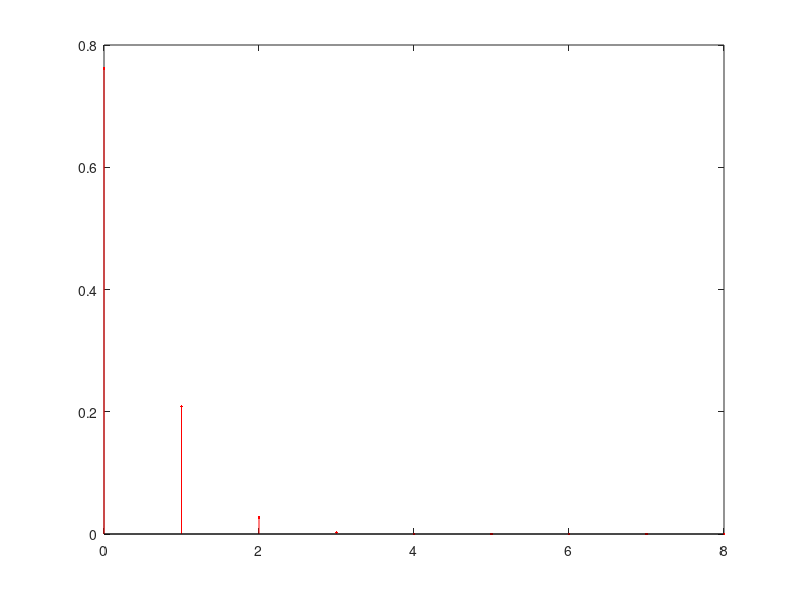

Write MATLAB code to recreate this figure.
%% 2.3 Section for evaluation
% Consider a toy manufacturing company producing a given toy. The toy is composed 
% by two components (1 and 2) that are produced separately and then are assembled 
% together. At the end, the toys are packed for commercialization in boxes of 
% n toys each. The manufacturing process of Component 1 produces p1 = 0.2% of 
% defective components. The manufacturing process of Component 2 produces p2 = 
% 0.5% of defective components. A toy is defective if at least one of its components 
% is defective. The assembly process produces pa = 1% of defective toys (even 
% when none of the 2 components is defective).
% 1. (Evaluation weight = 20%) Consider the event “A – a box of toys has at least 1 defective toy”.
% (a) Estimate by simulation the probability of event A when n = 8 toys.

N=1e5;                                                  % numero de experiencias
n = 8;                                                  % numero de brinquedos por caixa
experiencias = rand(n,N);                               % fabrico de peças p1
p1  = experiencias < 0.002;                             % peças p1 com defeito
experiencias = rand(n,N);                               % fabrico de peças p2
p2  = experiencias < 0.005;                             % peças p2 com defeito
experiencias = rand(n,N);                               % processo de montagem pa
pa  = experiencias < 0.01;                              % defeitos na montagem pa com defeito
ndefeitos = p1 + p2 + pa;                               % numero de defeitos por brinquedo
defeitos = ndefeitos > 0;                               % brinquedos com defeito
nbrinquedos = sum(defeitos);                            % numero de brinquedos com defeito por caixa
caixas = nbrinquedos >=1;                               % soma das caixas com pelo menos um brinquedo com defeito
probA= sum(caixas)/N                                    % calculo da probabilidade do acontecimento A
% (b) Estimate by simulation the average number of toys that are defective only due to the assembly process when event A occurs and n = 8 toys.

medias = 0;                                             % definir média para somar médias e veer valor médio das experiencias
counter = 0;                                            % definir counter para contar caixas com pelo menos 1 defeito
N=1e5;                                                  % numero de experiencias
n = 8;                                                  % numero de brinquedos por caixa
experiencias = rand(n,N);                               % fabrico de peças p1
p1  = experiencias < 0.002;                             % peças p1 com defeito
experiencias = rand(n,N);                               % fabrico de peças p2
p2  = experiencias < 0.005;                             % peças p2 com defeito
experiencias = rand(n,N);                               % processo de montagem pa
pa  = experiencias < 0.01;                              % defeitos na montagem pa com defeito
ndefeitos = p1 + p2 + pa;                               % numero de defeitos por brinquedo
defeitos = ndefeitos > 0;                               % brinquedos com defeito  
todosdef = sum(defeitos);                               % soma de todos os brinquedos defeitoosos por caixa 
mdefeitos = (p1+p2)>0;                                  % calculo de defeitos provocados por peças 
mdefeitos = (mdefeitos ~= pa) & pa;                     % calculo de defeitos provocados só por montagem
nmdefeitos = sum(mdefeitos);                            % numero de brinquedos com o defeito só de montagem
for d = 1:N                                             % for para iteração das matrizes
    if(todosdef(d) ~=0)                                 % verificação se existe pelo menos 1 brinquedo com defeito por caixa
        medias= medias + nmdefeitos(d)/todosdef(d);     % soma das médias de brinquedos defeitoosos devido a montagem em comparação aos defeitos totais por caixa
        counter = counter + 1;                          % contador de casos com pelo menos um defeito por caixa
    end                                                 % 
end                                                     %
result = medias/counter                                 % média final das médias obtidas
% 2. (Evaluation weight = 30%) Consider the event “B – a box of toys has no defective toys”.
% (a) Estimate by simulation the probability of event B when n = 8 toys. 

N=1e5;                                                  % numero de experiencias
n = 8;                                                  % numero de brinquedos por caixa
experiencias = rand(n,N);                               % fabrico de peças p1
p1  = experiencias < 0.002;                             % peças p1 com defeito
experiencias = rand(n,N);                               % fabrico de peças p2
p2  = experiencias < 0.005;                             % peças p2 com defeito
experiencias = rand(n,N);                               % processo de montagem pa
pa  = experiencias < 0.01;                              % defeitos na montagem pa com defeito
ndefeitos = p1 + p2 + pa;                               % numero de defeitos por brinquedo
defeitos = ndefeitos > 0;                               % brinquedos com defeito
nbrinquedos = sum(defeitos);                            % numero de brinquedos com defeito
caixas = nbrinquedos ==0;                               % soma das caixas com nenhum brinquedo com nenhum defeito
probB= sum(caixas)/N                                    % calculo da probabilidade do acontecimento B
% Check the consistency of this result with the one obtained in question 1(a).

vrfy = probB + probA                                    % verificação se os valores da probA e probB são compativeis
% (b) Determine the theoretical value of the probability of event B and compare it with the value estimated by simulation in question 2(a). 

X = 8;                                                  % (numero de sucessos em n experiências) numero de vezes que um acontecimento A ocorre em
n = 8;                                                  % n experiências de Bernoulli
k = X;                                                  % Pr(X=k)
p1 = 0.002;                                             % probabilidade das peças p1 terem defeito
p2 = 0.005;                                             % probabilidade das peças p2 terem defeito
pa = 0.01;                                              % probabilidade da montagem ter defeito
p = ((1-p1)*(1-p2)*(1-pa));                             % probabilidade do brinquedo não ter defeito, devido a ser sem defeito quer-se-á a probabilidade ~p1 e ~p2 e ~pa, sendo estes acontecimentos independentes tem-se então k a probabilidade destes acontecimentos acontecerem é igual à multiplicação destes 
probtheo = nchoosek(n,k)*p^k*(1-p)^(n-k)                % probabilidade teórica = nchoosek(n,k)*p^k*(1-p)^(n-k) em que nchoosek(n,k)= n!/(n-k)!/k!
% What do you conclude?

probB   
probtheo
%% 
% Pode-se concluir assim que as probabilidades obtidas por simulação e teoricamente 
% são bastante próximas
%% Teoricamente:
% (c) Make the necessary simulations to draw a plot graph of the probability of event B as a function of the box capacity n. Consider all values of n from 2 to 20. 

y = (2:20);                                              % probabilidade do acontecimento B em função da capacidade da caixa
p1 = 0.002;                                              % probabilidade das peças p1 terem defeito
p2 = 0.005;                                              % probabilidade das peças p2 terem defeito
pa = 0.01;                                               % probabilidade da montagem ter defeito
for k =  2:20                                            % (numero de sucessos em n experiências) numero de vezes que um acontecimento A ocorre em n experiências de Bernoulli de 2 a 20
    n =  k;                                              % n experiências de Bernoulli
    p = ((1-p1)*(1-p2)*(1-pa));                          % probabilidade do brinquedo não ter defeito, devido a ser sem defeito quer-se-á a probabilidade ~p1 e ~p2 e ~pa, sendo estes acontecimentos independentes tem-se então k a probabilidade destes acontecimentos acontecerem é igual à multiplicação destes 
    y(k-1) = nchoosek(n,k)*p^k*(1-p)^(n-k);              % y = probabilidade teórica = nchoosek(n,k)*p^k*(1-p)^(n-k) em que nchoosek(n,k)= n!/(n-k)!/k!
end
hold on;
plot(2:20,y,"r.-");
plot(2:20,ones(19)*0.9,"k--");
xlabel ("Capacidade da caixa");
ylabel ("Probabilidade de B");
legend ("Probabilidade de B como funçãos da capacidade da caixa n","Probabilidade de 90%");
% Describe and justify the obtained results.
% 
% (d) Analysing the plot drawn in the previous question 2(c), what must be the maximum box capacity if the company wants to guarantee that the probability of each box having no defective toys is at least 90%? 

plot(6,0.9,'b*');
text(6,0.9,"Probabilidade de 90% dos brinquedos não terem defeito")
hold off;
%% Por simulação :
% (c) Make the necessary simulations to draw a plot graph of the probability of event B as a function of the box capacity n. Consider all values of n from 2 to 20. 

y = (2:20);                                               % probabilidade do acontecimento B em função da capacidade da caixa
N=1e5;                                                    % numero de experiencias
for n =  2:20                                             % numero de brinquedos por caixa
    experiencias = rand(n,N);                             % fabrico de peças p1
    p1  = experiencias < 0.002;                           % peças p1 com defeito
    experiencias = rand(n,N);                             % fabrico de peças p2
    p2  = experiencias < 0.005;                           % peças p2 com defeito
    experiencias = rand(n,N);                             % processo de montagem pa
    pa  = experiencias < 0.01;                            % defeitos na montagem pa com defeito
    ndefeitos = p1 + p2 + pa;                             % numero de defeitos por brinquedo
    defeitos = ndefeitos > 0;                             % brinquedos com defeito
    nbrinquedos = sum(defeitos);                          % numero de brinquedos com defeito por caixa
    caixas = nbrinquedos ==0;                             % soma das caixas sem nenhum brinquedo com defeito
    y(n-1) = sum(caixas)/N;                               % probabilidade experimental das caixas de n = 2:20 não terem brinquedos defeituosos
end
hold on;
plot(2:20,y,"r.-");
plot(2:20,ones(19)*0.9,"k--");
xlabel ("Capacidade da caixa");
ylabel ("Probabilidade de B");
legend ("Probabilidade de B como funçãos da capacidade da caixa n","Probabilidade de 90%");
% Describe and justify the obtained results.
% 
% (d) Analysing the plot drawn in the previous question 2(c), what must be the maximum box capacity if the company wants to guarantee that the probability of each box having no defective toys is at least 90%? 

plot(6,0.9,'b*');
text(6,0.9,"Probabilidade de 90% dos brinquedos não terem defeito")
hold off;
%% 
% 
% 3. (Evaluation weight = 30%) Consider the random variable X representing the number of defective toys in a box.
% (a) Estimate by simulation the mass probability function pX(x) of X when n = 8 toys and draw it in a stem graph. 

N = 1e5;                                                % numero de experiencias
n = 8;                                                  % numero de brinquedos por caixa
experiencias = rand(n,N);                               % fabrico de peças p1
p1  = experiencias < 0.002;                             % peças p1 com defeito
experiencias = rand(n,N);                               % fabrico de peças p2
p2  = experiencias < 0.005;                             % peças p2 com defeito
experiencias = rand(n,N);                               % processo de montagem pa
pa  = experiencias < 0.01;                              % defeitos na montagem pa com defeito
ndefeitos = p1 + p2 + pa;                               % numero de defeitos por brinquedo
defeitos = ndefeitos > 0;                               % brinquedos com defeito
nbrinquedos = sum(defeitos);                            % numero de brinquedos com defeito
xi = (0:8);                                             % conjunto dos valores possiveis de serem assumidos  
px = zeros(1,9);                                        % probabilidade associada a cada um dos valores possiveis de serem assumidos
for val = nbrinquedos                                   % iteração pelos valores obtidos por simulação 
    switch(val)                                         % filtração dos valores
    case 0                                              % caso a caixa tenha 0 brinquedos com defeito              
        px(val+1) = px(val+1) + 1;                      % contar numero de caixas com 0 brinquedos com defeito
    case 1                                              % caso a caixa tenha 1 brinquedo com defeito                                                                               
        px(val+1) = px(val+1) + 1;                      % contar numero de caixas com 1 brinquedo com defeito
    case 2                                              % caso a caixa tenha 2 brinquedos com defeito
        px(val+1) = px(val+1) + 1;                      % contar numero de caixas com 2 brinquedos com defeito
    case 3                                              % caso a caixa tenha 3 brinquedos com defeito
        px(val+1) = px(val+1) + 1;                      % contar numero de caixas com 3 brinquedos com defeito
    case 4                                              % caso a caixa tenha 4 brinquedos com defeito
        px(val+1) = px(val+1) + 1;                      % contar numero de caixas com 4 brinquedos com defeito
    case 5                                              % caso a caixa tenha 5 brinquedos com defeito
        px(val+1) = px(val+1) + 1;                      % contar numero de caixas com 5 brinquedos com defeito
    case 6                                              % caso a caixa tenha 6 brinquedos com defeito
        px(val+1) = px(val+1) + 1;                      % contar numero de caixas com 6 brinquedos com defeito
    case 7                                              % caso a caixa tenha 7 brinquedos com defeito
        px(val+1) = px(val+1) + 1;                      % contar numero de caixas com 7 brinquedos com defeito
    case 8                                              % caso a caixa tenha 8 brinquedos com defeito
        px(val+1) = px(val+1) + 1;                      % contar numero de caixas com 8 brinquedos com defeito
    otherwise                                           % verificação de erro
        fprintf("Ocorreu um erro\n");                   % aviso de erro
    end                                                 % 
end                                                     %
px = px/(N)                                             % cálculo da probabilidade associada a cada um dos valores possiveis de serem assumidos
sum(px)                                                 % verificação de resultados (soma tem que ser igual a 1)
stem(xi,px,"filled",'r.')                               % stem da função massa
% Describe the obtained results and check their consistency with the result obtained in question 2(a).

probB                                                   % probabilidade de não existirem brinquedos defeitoosos numa caixa com n brinquedos
px(1)                                                   % probabilidade obtida por simulação de não existirem brinquedos defeitoosos numa caixa com n brinquedos
% (b) Based on pX(x), compute the probability of X >= 2. 

px2 = sum(px(3:9));                                     % probabilidade obtida por simulação de existirem >= 2 brinquedos defeitoosos numa caixa com n brinquedos, soma das probabilidades de sairem 2 a 8 brinquedos defeitoosos por caixa com n brinquedos
px2                                                     % observação do resultado
% What do you conclude?
% 
% (c) Based on pX(x), estimate the expected value, variance and standard deviation of X.
% Expected value

E = sum(xi .* px)                                       % valor esperado, tem-se que o valor esperado seja igual ao somatório de xi*p(xi)
E                                                       % observação do valor esperado
% Variance

var = sum((xi - E) .^2 .* px)                           % variancia, tem-se que o valor da variancia seja igual ao somatório de ((xi-E(X))^2)*p(xi) 
var                                                     % observação da variancia
% Standard deviation

devi = sqrt(var);                                       % desvio padrão, este é calculado fazendo a raiz quadrada da variancia
devi                                                    % observação do desvio padrão
% (d) Repeat questions 3(a), 3(b) and 3(c) but now considering n = 16 toys. Compare all results with the previous ones (obtained with n = 8 toys) and justify the differences.
% (a) Estimate by simulation the mass probability function pX(x) of X when n = 16 toys and draw it in a stem graph. 

N = 1e5;                                                % numero de experiencias
n = 16;                                                 % numero de brinquedos por caixa
experiencias = rand(n,N);                               % fabrico de peças p1
p1  = experiencias < 0.002;                             % peças p1 com defeito
experiencias = rand(n,N);                               % fabrico de peças p2
p2  = experiencias < 0.005;                             % peças p2 com defeito
experiencias = rand(n,N);                               % processo de montagem pa
pa  = experiencias < 0.01;                              % defeitos na montagem pa com defeito
ndefeitos = p1 + p2 + pa;                               % numero de defeitos por brinquedo
defeitos = ndefeitos > 0;                               % brinquedos com defeito
nbrinquedos = sum(defeitos);                            % numero de brinquedos com defeito
xi = (0:8);                                             % conjunto dos valores possiveis de serem assumidos  
px = zeros(1,9);                                        % probabilidade associada a cada um dos valores possiveis de serem assumidos
for val = nbrinquedos                                   % iteração pelos valores obtidos por simulação 
    switch(val)                                         % filtração dos valores
    case 0                                              % caso a caixa tenha 0 brinquedos com defeito              
        px(val+1) = px(val+1) + 1;                      % contar numero de caixas com 0 brinquedos com defeito
    case 1                                              % caso a caixa tenha 1 brinquedo com defeito                                                                               
        px(val+1) = px(val+1) + 1;                      % contar numero de caixas com 1 brinquedo com defeito
    case 2                                              % caso a caixa tenha 2 brinquedos com defeito
        px(val+1) = px(val+1) + 1;                      % contar numero de caixas com 2 brinquedos com defeito
    case 3                                              % caso a caixa tenha 3 brinquedos com defeito
        px(val+1) = px(val+1) + 1;                      % contar numero de caixas com 3 brinquedos com defeito
    case 4                                              % caso a caixa tenha 4 brinquedos com defeito
        px(val+1) = px(val+1) + 1;                      % contar numero de caixas com 4 brinquedos com defeito
    case 5                                              % caso a caixa tenha 5 brinquedos com defeito
        px(val+1) = px(val+1) + 1;                      % contar numero de caixas com 5 brinquedos com defeito
    case 6                                              % caso a caixa tenha 6 brinquedos com defeito
        px(val+1) = px(val+1) + 1;                      % contar numero de caixas com 6 brinquedos com defeito
    case 7                                              % caso a caixa tenha 7 brinquedos com defeito
        px(val+1) = px(val+1) + 1;                      % contar numero de caixas com 7 brinquedos com defeito
    case 8                                              % caso a caixa tenha 8 brinquedos com defeito
        px(val+1) = px(val+1) + 1;                      % contar numero de caixas com 8 brinquedos com defeito
    otherwise                                           % verificação de erro
        fprintf("Ocorreu um erro\n");                   % aviso de erro
    end                                                 % 
end                                                     %
px = px/(N)                                             % cálculo da probabilidade associada a cada um dos valores possiveis de serem assumidos
sum(px)                                                 % verificação de resultados (soma tem que ser igual a 1)
stem(xi,px,"filled",'r.')                               % stem da função massa
px(1)                                                   % probabilidade obtida por simulação de não existirem brinquedos defeitoosos numa caixa com n brinquedos
% (b) Based on pX(x), compute the probability of X >= 2. 

px2 = 0;                                                % probabilidade obtida por simulação de existirem >= 2 brinquedos defeitoosos numa caixa com n brinquedos
for i = 3:9                                             % iteração das probabilidades de sairem 2 a 8 brinquedos defeitoosos por caixa com n brinquedos
    px2 = px2 + px(i);                                  % soma das probabilidades de sairem 2 a 8 brinquedos defeitoosos por caixa com n brinquedos
end                                                     %
px2                                                     % observação do resultado
% What do you conclude?
% 
% (c) Based on pX(x), estimate the expected value, variance and standard deviation of X.
% Expected value

E = sum(xi .* px)                                       % valor esperado, tem-se que o valor esperado seja igual ao somatório de xi*p(xi)
E                                                       % observação do valor esperado
% Variance

var = sum((xi - E) .^2 .* px)                           % variancia, tem-se que o valor da variancia seja igual ao somatório de ((xi-E(X))^2)*p(xi) 
var                                                     % observação da variancia
% Standard deviation

devi = sqrt(var);                                       % desvio padrão, este é calculado fazendo a raiz quadrada da variancia
devi                                                    % observação do desvio padrão
% 4. (Evaluation weight = 20%) Assume now that the company aims to commercialize the toys in boxes of n = 20 toys guaranteeing that the probability of commercializing a box without defective toys is at least 90%. 
% To reach this goal, the assembly process was improved by reducing pa to 0.1% and a quality assurance process was implemented as follow: a sample of m toys (with 1 ≤ m < 20) is selected from each box for testing; the box is not commercialized if at least one of the selected toys is defective or is commercialized, otherwise.
% (a) Estimate by simulation the probability of a box being commercialized when the quality assurance process is set with m = 1 (check the usefulness of Matlab function randperm in the implementation of the simulation). 

m = 1;                                                  % numero de amostras retiradas por caixa
N = 1e5;                                                % numero de experiencias
n = 20;                                                 % numero de brinquedos por caixa
experiencias = rand(n,N);                               % fabrico de peças p1
p1  = experiencias < 0.002;                             % peças p1 com defeito
experiencias = rand(n,N);                               % fabrico de peças p2
p2  = experiencias < 0.005;                             % peças p2 com defeito
experiencias = rand(n,N);                               % processo de montagem pa
pa  = experiencias < 0.001;                             % defeitos na montagem pa com defeito
ndefeitos = p1 + p2 + pa;                               % numero de defeitos por brinquedo
defeitos = ndefeitos > 0;                               % brinquedos com defeito
ord = randperm(19);                                     % ordem random de retirada das m amostras
amostras = zeros(1,N);                                  % amostras
for i = 1:m                                             % iteração pelo numero de amostras a retirar por caixa
    for c = 1:N                                         % iteração pelas caixas
        amostras(c) = amostras(c) + defeitos(ord(i),c); % retiro de uma amostra random por caixa e guardar seu valor
    end                                                 %
end                                                     %
amostras = amostras > 0;                                % caixas com pelo menos um brinquedo com defeito
prob = 1 - (sum(amostras)/N)                            % probabilidade das caixas serem comercializadas
% What do you conclude?
% 
% (b) Estimate by simulation the lowest value of m that is required to reach the desired goal.

M = 19;                                                 % numero de amostras que poderão ser retirados
N = 1e5;                                                % numero de experiencias
n = 20;                                                 % numero de brinquedos por caixa
experiencias = rand(n,N);                               % fabrico de peças p1
p1  = experiencias < 0.002;                             % peças p1 com defeito
experiencias = rand(n,N);                               % fabrico de peças p2
p2  = experiencias < 0.005;                             % peças p2 com defeito
experiencias = rand(n,N);                               % processo de montagem pa
pa  = experiencias < 0.001;                             % defeitos na montagem pa com defeito
ndefeitos = p1 + p2 + pa;                               % numero de defeitos por brinquedo
defeitos = ndefeitos > 0;                               % brinquedos com defeito
caixas = sum(defeitos)>0;                               % caixas defeitoosas
for m = 1: M                                            % numero de amostras retiradas por caixa
    amostras = zeros(1,N);                              % amostras
    ord = randperm(19);                                 % ordem random de retirada das m amostras
    for i = 1:m                                         % iteração pelo numero de amostras a retirar por caixa
        for c = 1:N                                     % iteração pelas caixas
            amostras(c)=amostras(c)+defeitos(ord(i),c); % retiro de uma amostra random por caixa e guardar seu valor
        end                                             %
    end                                                 %
    amostras = amostras > 0;                            % caixas com pelo menos um brinquedo com defeito apanhadas pelo processo de garantia de qualidade
    escaparam = caixas - amostras;                      % caixas com defeitos que escaparam ao processo de garantia de qualidade 
    prob = 1 - (sum(escaparam)/(N-sum(amostras)));      % probabilidade das caixas serem comercializadas sem defeitos
    if prob >= 90/100                                   % verificação se a probabilidade de comercialização da caixa é pelo menos 90/100 
        result = m                                      % valor minimo para garantir que a probabilidade de comercialização da caixa é pelo menos 90/100 
        break                                           % 
    end                                                 %
end                                                     %
%
